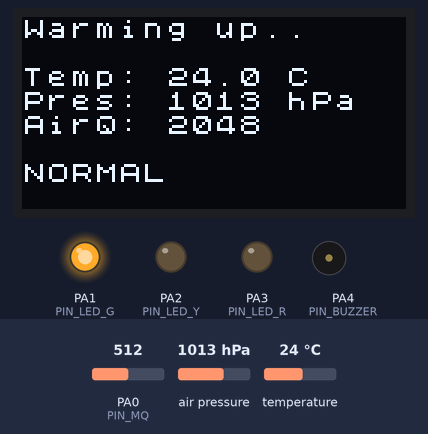
Simulated run of this sketch. Board: STM32 Blue Pill. Parts: 128×64 one-colour display, output pins drawn as LEDs (lit = HIGH), buzzer (waves = sounding, pin HIGH). Wiring (inferred from the names in the program): BME280 sensor at I2C address 0x76. Inputs (shaded band) come from the test bench; at power-on: air pressure 1013 hPa, temperature 24 °C, PA0 (PIN_MQ) = 512 (analog values on the 0–1023 scale). What the sketch prints to the serial monitor is not drawn.

Above: at 3.2 s.
3.3 s: air pressure set to 982 hPa
At 4.5 s:
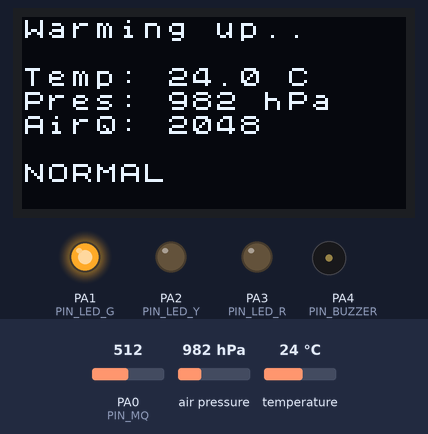
6.5 s: air pressure set to 977 hPa
At 7.8 s:
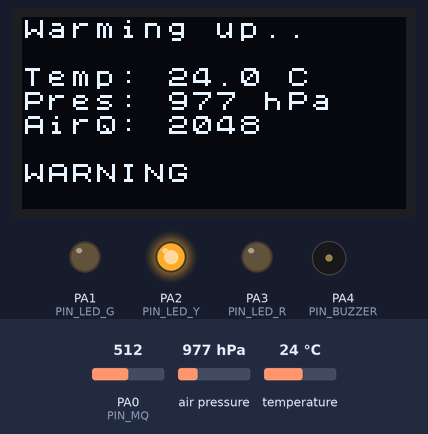
10.5 s: temperature set to 34.4 °C
At 11.8 s:
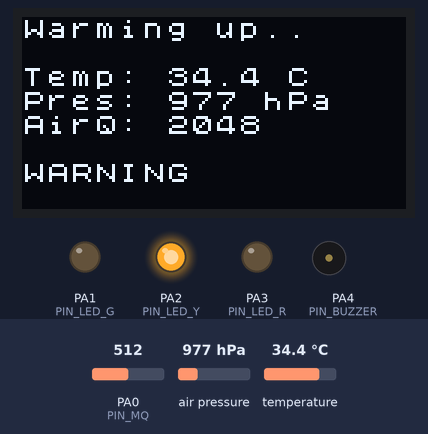
13.5 s: temperature set to 35.5 °C
At 15.4 s:
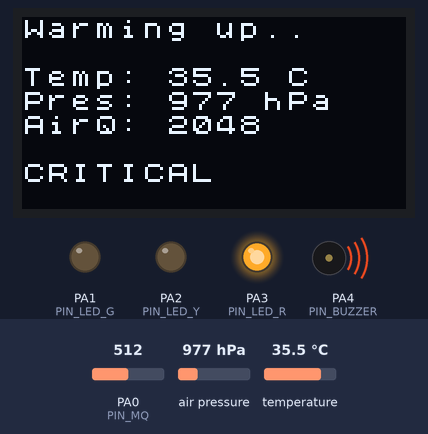
16.5 s: PA0 (PIN_MQ) set to 716
At 17.75 s:
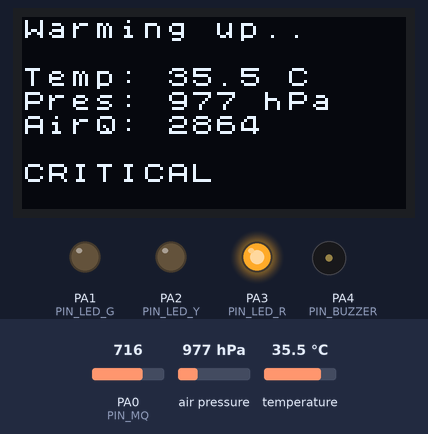
18.5 s: PA0 (PIN_MQ) set to 900
At 61.4 s:
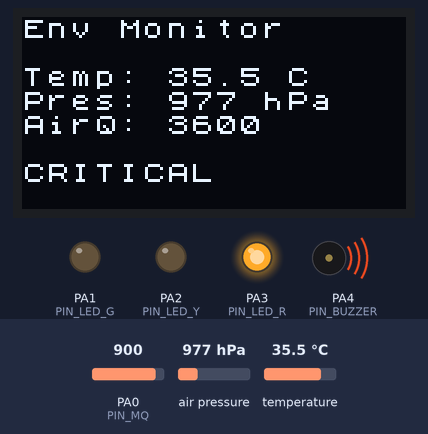
Timing chart, 0 to 62.0 s (numbered marks = the images above; inputs shaded):
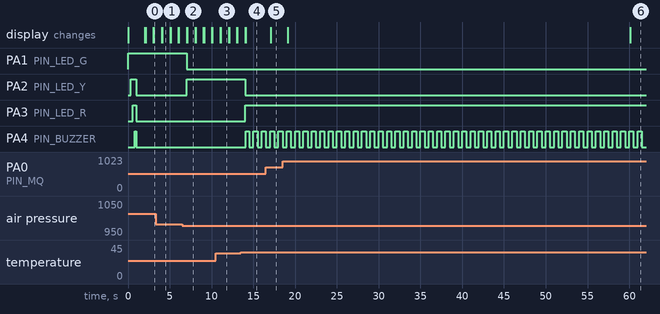

Measured:
- the behaviour switches between 980 and 979 hPa on air pressure (found by bisection; images 1 and 2)
- the behaviour switches between 34.9 and 35 °C on temperature (found by bisection; images 3 and 4)
- after the input at 3.3 s, the display: first differs from a run without the input after 0.80 s (image 1)
- after the input at 6.5 s, PA1 (PIN_LED_G): HIGH → LOW after 0.53 s; PA2 (PIN_LED_Y): LOW → HIGH after 0.53 s; the display: first differs from a run without the input after 0.60 s (image 2)
- after the input at 10.5 s, the display: first differs from a run without the input after 0.60 s (image 3)
- after the input at 13.5 s, PA2 (PIN_LED_Y): HIGH → LOW after 0.53 s; PA3 (PIN_LED_R): LOW → HIGH after 0.53 s; PA4 (PIN_BUZZER): alternates HIGH for 0.45 s and LOW for 0.50 s, starting after 0.60 s; the display: first differs from a run without the input after 0.60 s (image 4)
- after the input at 16.5 s, the display: changes after 0.60 s (image 5)
- after the input at 18.5 s, the display: first changes after 0.60 s (image 6 shows a later state)

The sketch:

stm32_env_monitor_lean.ino
```cpp
/*
 * STM32F103 (Blue Pill) - Indoor Environmental Monitor  -- LEAN BUILD for 32 KB flash
 * No Adafruit libraries, no floating point.
 *
 * Needs ONE library: "U8g2" by oliver (Library Manager). Wire/Serial come with the core.
 *
 * BMP280 (I2C 0x76/0x77) | SSD1306 OLED (I2C 0x3C, text mode) | MQ-135 AOUT on PA0 (via divider)
 * LEDs: PA1 green, PA2 yellow, PA3 red | Active buzzer via 2N2222 on PA4
 * Serial = USART1: PA9 (TX) -> ESP32 GPIO16 (RX2), PA10 (RX) <- ESP32 GPIO17 (optional)
 * Frame to ESP32 (unchanged):  T=27.4,P=1008,AQ=1520,S=NORMAL
 *
 * Tools menu: USB support = None, U(S)ART support = Enabled (generic 'Serial'),
 *             C Runtime Library = Newlib Nano, Optimize = Smallest (-Os)
 */
#include <Wire.h>
#include <U8x8lib.h>

#define PIN_MQ      PA0
#define PIN_LED_G   PA1
#define PIN_LED_Y   PA2
#define PIN_LED_R   PA3
#define PIN_BUZZER  PA4

// ---- Thresholds (integers). TUNE AQ values after measuring your clean-air baseline ----
const int32_t T_WARN_C100 = 3000;      // 30.00 C  (centi-degrees)
const int32_t T_CRIT_C100 = 3500;      // 35.00 C
const int     AQ_WARN     = 1500;      // raw ADC counts (0..4095)
const int     AQ_CRIT     = 2800;
const int32_t P_LOW_PA    = 98000;     // 980 hPa
const int32_t P_HIGH_PA   = 105000;    // 1050 hPa
const uint32_t WARMUP_MS  = 60000;     // gas channel ignored while MQ-135 heats up

enum Status { NORMAL = 0, WARNING = 1, CRITICAL = 2 };

U8X8_SSD1306_128X64_NONAME_HW_I2C u8x8(U8X8_PIN_NONE);

// ---------------- minimal BMP280 driver (integer maths, datasheet 32-bit formulas) ----------------
uint8_t  bmpAddr = 0;
uint16_t dig_T1, dig_P1;
int16_t  dig_T2, dig_T3, dig_P2, dig_P3, dig_P4, dig_P5, dig_P6, dig_P7, dig_P8, dig_P9;
int32_t  t_fine;

bool bmpRead(uint8_t reg, uint8_t *buf, uint8_t n) {
  Wire.beginTransmission(bmpAddr);
  Wire.write(reg);
  if (Wire.endTransmission(false) != 0) return false;
  if (Wire.requestFrom((int)bmpAddr, (int)n) != n) return false;
  for (uint8_t i = 0; i < n; i++) buf[i] = Wire.read();
  return true;
}
void bmpWrite(uint8_t reg, uint8_t val) {
  Wire.beginTransmission(bmpAddr);
  Wire.write(reg);
  Wire.write(val);
  Wire.endTransmission();
}
bool bmpTryAddr(uint8_t a) {
  bmpAddr = a;
  uint8_t id;
  if (!bmpRead(0xD0, &id, 1)) return false;
  return (id == 0x58 || id == 0x60);            // BMP280 / BME280 (temp+pressure used only)
}
bool bmpInit() {
  if (!bmpTryAddr(0x76) && !bmpTryAddr(0x77)) return false;
  uint8_t c[24];
  if (!bmpRead(0x88, c, 24)) return false;
  dig_T1 = (uint16_t)(c[1] << 8 | c[0]);  dig_T2 = (int16_t)(c[3] << 8 | c[2]);  dig_T3 = (int16_t)(c[5] << 8 | c[4]);
  dig_P1 = (uint16_t)(c[7] << 8 | c[6]);  dig_P2 = (int16_t)(c[9] << 8 | c[8]);  dig_P3 = (int16_t)(c[11] << 8 | c[10]);
  dig_P4 = (int16_t)(c[13] << 8 | c[12]); dig_P5 = (int16_t)(c[15] << 8 | c[14]); dig_P6 = (int16_t)(c[17] << 8 | c[16]);
  dig_P7 = (int16_t)(c[19] << 8 | c[18]); dig_P8 = (int16_t)(c[21] << 8 | c[20]); dig_P9 = (int16_t)(c[23] << 8 | c[22]);
  bmpWrite(0xF5, 0xA0);                          // standby 1000 ms, filter off
  bmpWrite(0xF4, 0x27);                          // temp x1, pressure x1, normal mode
  return true;
}
// returns temperature in 0.01 C and pressure in Pa
bool bmpMeasure(int32_t &t100, int32_t &pPa) {
  uint8_t d[6];
  if (!bmpRead(0xF7, d, 6)) return false;
  int32_t adc_P = ((int32_t)d[0] << 12) | ((int32_t)d[1] << 4) | (d[2] >> 4);
  int32_t adc_T = ((int32_t)d[3] << 12) | ((int32_t)d[4] << 4) | (d[5] >> 4);

  int32_t v1 = ((((adc_T >> 3) - ((int32_t)dig_T1 << 1))) * (int32_t)dig_T2) >> 11;
  int32_t v2 = (((((adc_T >> 4) - (int32_t)dig_T1) * ((adc_T >> 4) - (int32_t)dig_T1)) >> 12) * (int32_t)dig_T3) >> 14;
  t_fine = v1 + v2;
  t100 = (t_fine * 5 + 128) >> 8;

  v1 = (t_fine >> 1) - 64000;
  v2 = (((v1 >> 2) * (v1 >> 2)) >> 11) * (int32_t)dig_P6;
  v2 = v2 + ((v1 * (int32_t)dig_P5) << 1);
  v2 = (v2 >> 2) + ((int32_t)dig_P4 << 16);
  v1 = (((dig_P3 * (((v1 >> 2) * (v1 >> 2)) >> 13)) >> 3) + (((int32_t)dig_P2 * v1) >> 1)) >> 18;
  v1 = ((32768 + v1) * (int32_t)dig_P1) >> 15;
  if (v1 == 0) return false;
  uint32_t p = (((uint32_t)(((int32_t)1048576) - adc_P) - (v2 >> 12))) * 3125;
  if (p < 0x80000000UL) p = (p << 1) / (uint32_t)v1;
  else                  p = (p / (uint32_t)v1) * 2;
  v1 = ((int32_t)dig_P9 * (int32_t)(((p >> 3) * (p >> 3)) >> 13)) >> 12;
  v2 = ((int32_t)(p >> 2) * (int32_t)dig_P8) >> 13;
  pPa = (int32_t)((int32_t)p + ((v1 + v2 + dig_P7) >> 4));
  return true;
}

// ---------------- helpers ----------------
bool bmpOk = false;

void printTenths(Print &out, int32_t c100) {     // 2740 -> "27.4"
  bool neg = c100 < 0;
  if (neg) c100 = -c100;
  int32_t v = (c100 + 5) / 10;
  if (neg) out.print('-');
  out.print((long)(v / 10));
  out.print('.');
  out.print((long)(v % 10));
}

Status evaluate(int32_t t100, int32_t pPa, int aq, bool warm) {
  bool gasCrit = warm && aq >= AQ_CRIT;
  bool gasWarn = warm && aq >= AQ_WARN;
  if (t100 >= T_CRIT_C100 || gasCrit) return CRITICAL;
  if (t100 >= T_WARN_C100 || gasWarn || pPa < P_LOW_PA || pPa > P_HIGH_PA) return WARNING;
  return NORMAL;
}

const char *statusText(Status s) {
  if (s == NORMAL) return "NORMAL";
  if (s == WARNING) return "WARNING";
  return "CRITICAL";
}

void setLeds(Status s) {
  digitalWrite(PIN_LED_G, s == NORMAL   ? HIGH : LOW);
  digitalWrite(PIN_LED_Y, s == WARNING  ? HIGH : LOW);
  digitalWrite(PIN_LED_R, s == CRITICAL ? HIGH : LOW);
}

void handleBuzzer(Status s) {                    // active buzzer: plain on/off, 500 ms beeps
  bool on = (s == CRITICAL) && ((millis() / 500) % 2 == 0);
  digitalWrite(PIN_BUZZER, on ? HIGH : LOW);
}

void drawScreen(int32_t t100, int32_t pPa, int aq, Status s, bool warm) {
  u8x8.clearLine(0); u8x8.setCursor(0, 0); u8x8.print(warm ? "Env Monitor" : "Warming up..");
  u8x8.clearLine(2); u8x8.setCursor(0, 2); u8x8.print("Temp: "); printTenths(u8x8, t100); u8x8.print(" C");
  u8x8.clearLine(3); u8x8.setCursor(0, 3); u8x8.print("Pres: "); u8x8.print((long)((pPa + 50) / 100)); u8x8.print(" hPa");
  u8x8.clearLine(4); u8x8.setCursor(0, 4); u8x8.print("AirQ: "); u8x8.print(aq);
  u8x8.clearLine(6); u8x8.setCursor(0, 6); u8x8.print(statusText(s));
}

// ---------------- main ----------------
void setup() {
  pinMode(PIN_LED_G, OUTPUT);
  pinMode(PIN_LED_Y, OUTPUT);
  pinMode(PIN_LED_R, OUTPUT);
  pinMode(PIN_BUZZER, OUTPUT);
  digitalWrite(PIN_BUZZER, LOW);
  pinMode(PIN_MQ, INPUT_ANALOG);
  analogReadResolution(12);

  Serial.begin(115200);                          // USART1 -> ESP32
  Wire.begin();                                  // I2C1: PB6 SCL, PB7 SDA

  u8x8.begin();
  u8x8.setFont(u8x8_font_chroma48medium8_r);
  bmpOk = bmpInit();
  u8x8.setCursor(0, 1); u8x8.print("Starting...");
  u8x8.setCursor(0, 3); u8x8.print(bmpOk ? "BMP280: OK" : "BMP280: NOT FOUND");

  digitalWrite(PIN_LED_G, HIGH); delay(250);     // self-test
  digitalWrite(PIN_LED_Y, HIGH); delay(250);
  digitalWrite(PIN_LED_R, HIGH); delay(250);
  digitalWrite(PIN_BUZZER, HIGH); delay(200);
  digitalWrite(PIN_BUZZER, LOW);
  setLeds(NORMAL);
  delay(1000);
  u8x8.clear();
}

void loop() {
  static uint32_t lastSample = 0;
  static Status status = NORMAL;

  if (millis() - lastSample >= 1000) {
    lastSample = millis();

    int32_t t100 = 2500, pPa = 101300;           // defaults if the BMP280 is missing
    if (bmpOk) bmpMeasure(t100, pPa);

    long sum = 0;
    for (int i = 0; i < 8; i++) sum += analogRead(PIN_MQ);
    int aq = (int)(sum / 8);

    bool warm = millis() > WARMUP_MS;
    status = evaluate(t100, pPa, aq, warm);
    setLeds(status);
    drawScreen(t100, pPa, aq, status, warm);

    Serial.print("T=");   printTenths(Serial, t100);
    Serial.print(",P=");  Serial.print((long)((pPa + 50) / 100));
    Serial.print(",AQ="); Serial.print(aq);
    Serial.print(",S=");  Serial.println(statusText(status));
  }
  handleBuzzer(status);
}
```
